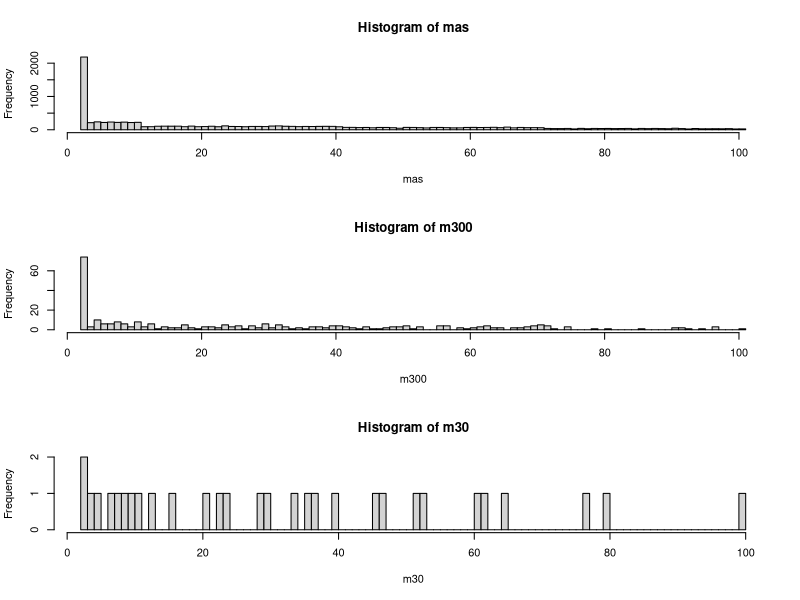

Generate this figure with R:


n <- 100
m <- 10000
num <- double (n)
ver <- double (n)
ver_sum <- double (n)
mas <- double (m)
m300 <- double (300)
m30 <- double (30)

myRand = function(number)
{
	for(i in 1:n)
	{
		if (number <= ver_sum[i])
		{
			return (num[i])
		}
	}
	return (num[n - 1])
}

for (i in 1:n)
{
	num[i] <- i + 1
	ver_sum[i] <- 0
}

step <- 1
ver[1] <- 0.2

for (i in 2:10)
{
	ver[i] <- 0.2 / 9
}

k <- 0.30
step <- 11

while (k > 0)
{
	for (i in (0 + step):(30 + step))
	{
		ver[i] <- k / 30
	}
	step <- step + 30
	k <- k - 0.1
}

for (i in 1:n)
{
	for (j in 1:(i))
	{
		ver_sum[i] <- ver_sum[i] + ver[j]
	}
}

for (i in 1:m){
	mas[i] <- myRand(runif(1, 0, 1))
}

for (i in 1:300)
{
	m300[i] <- mas[sample(1:10000, 1)]
}

m30[1] <- mas[sample(1:10000, 1)]
i <- 2
k <- 1
while (i < 31)
{
	m30[i] <- mas[sample(1:10000, 1)]
	while(k < i)
	{
		if (m30[i] == m30[k])
		{
			m30[i] <- mas[sample(1:10000, 1)]
			k <- 1
		}
		else
		{
			k <- k + 1
		}
	}
	k <- 1
	i <- i + 1
}

Mx <- 0
Dx <- 0
for(i in 1:n)
{
	Mx <- Mx + num[i] * ver[i] 
	Dx <- Dx + num[i] * num[i] * ver[i]
}
Dx <- Dx - Mx * Mx
cat("Mx_d = ", Mx, "\n")
cat("Dx_d = ", Dx, "\n")

cat("Mx_300 = ", mean(m300), "\n")
cat("Dx_300 = ", var(m300), "\n")
cat("Mx_30 = ", mean(m30), "\n")
cat("Dx_30 = ", var(m30), "\n")


par (mfrow = c(3,1))
hist(mas, breaks = 100)
hist(m300, breaks = 100)
hist(m30, breaks = 100)
